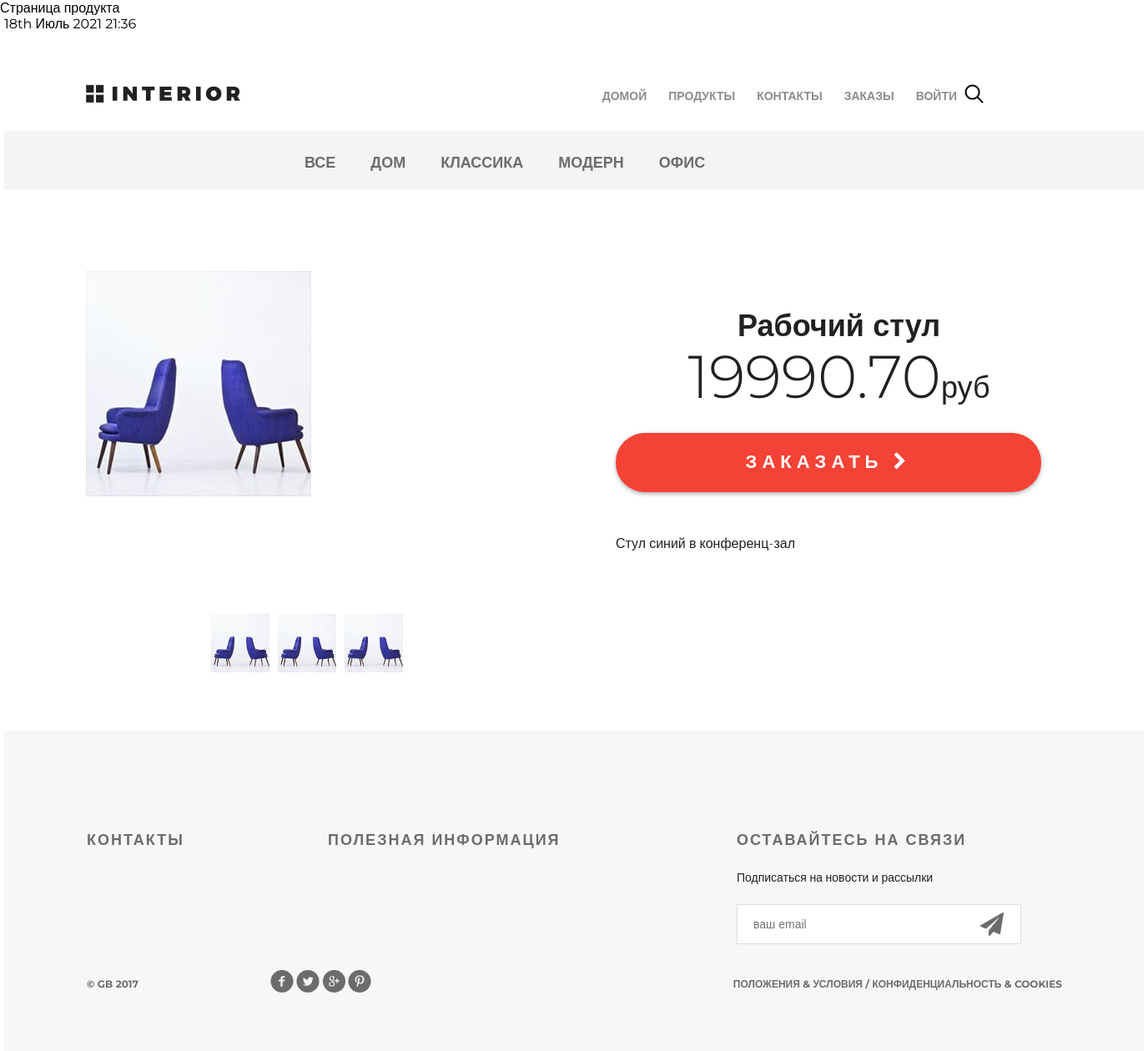
The page /products/product/19/ on the database its author committed.
### mainapp/models.py (models this page shows, shortened)
class ProductCategory(models.Model):
    name = models.CharField(
        'имя',
        max_length=64,
        unique=True,
    )
    description = models.TextField(
        'описание',
        blank=True,
    )
    created = models.DateTimeField(auto_now_add=True)
    updated = models.DateTimeField(auto_now=True)
    is_active = models.BooleanField('активность', default=True)
    class Meta:
        verbose_name = 'категория продукта'
        verbose_name_plural = 'категории продукта'
        ordering = ['name']

class Product(models.Model):
    category = models.ForeignKey(ProductCategory, on_delete=models.CASCADE,)
    name = models.CharField('имя', max_length=128,)
    image = models.ImageField(upload_to='product_img', blank=True,)
    short_desc = models.CharField(
        'краткое описание',
        max_length=256,
        blank=True,
    )
    description = models.CharField(
        'описание',
        max_length=500,
        blank=True,
    )
    price = models.DecimalField(
        'цена продукта',
        max_digits=8,
        decimal_places=2,
        default=0,
    )
    quantity = models.PositiveIntegerField('количество товара на складе', default=0,)
    is_active = models.BooleanField('активность', default=True)
    class Meta:
        verbose_name = 'продукт'
        verbose_name_plural = 'продукты'
        ordering = ['price']

### mainapp/views.py (the view)
# urls.py: path('product/<pk>/', product_page, name='product_page'),
def product_page(request, pk):
    product = get_object_or_404(Product, pk=pk)
    context = {
        'page_title': 'страница продукта',
        'product': product,
    }
    return render(request, 'product_page.html', context)

### mainapp/context_processors.py (called while the page is built)
def categories(request):
    return {
        'categories': ProductCategory.objects.filter(is_active=True)
    }

### mainapp/templates/product_page.html (shortened to what this page needs)
{% extends 'base.html' %}
{% load static %}
{% block content %}
	<div class="hero-white">
		{% include 'includes/inc_menu.html' %}
			<a href="#" class="basket"></a>
	</div>
	<div class="details">
		{% include 'includes/inc_catalog.html' %}
		<div class="details-products">
			<div class="details-slider">
				<div class="slider-product">
					<img src="/media/{{ product.image }}">
				</div>
				<div class="slider-control">
					<div class="block">
						<a href="#"><img src="/media/{{ product.image }}" alt="">
						</a>
					</div>
					<div class="block">
						<a href="#"><img src="/media/{{ product.image }}" alt="">
						</a>
					</div>
					<div class="block">
						<a href="#"><img src="/media/{{ product.image }}" alt="">
						</a>
					</div>
				</div>
			</div>
			<div class="description">
				<h3 class="big-bold">{{ product.name|capfirst }}</h3>
				<br>
				<p class="price">{{ product.price }}<span>руб</span></p>
				<a href="{% url 'basket:add' product.pk %}" class="red-button">
					заказать <i class="fa fa-chevron-right" aria-hidden="true"></i>
				</a>
				<div class="description-text">
					<p>{{ product.short_desc }}</p>
				</div>
			</div>
		</div>
	</div>
{% endblock %}

### geekshop/templates/includes/inc_catalog.html
<div class="links clearfix">
    <ul class="links-menu">
        <li><a href="{% url 'category' 0 %}" class="{% if request.resolver_match.url_name == 'category' and request.resolver_match.kwargs.pk == 0 %}active{% endif %}">все</a></li>
        {% for category in categories %}
            <li>
              <a href="{% url 'category' category.pk %}" class="{% if request.resolver_match.url_name == 'category' and request.resolver_match.kwargs.pk == category.pk %}active{% endif %}">
                {{ category.name }}
              </a>
            </li>
        {% endfor %}
    </ul>
</div>

### geekshop/static/style.css (style rules this page uses)
* { margin: 0; padding: 0; }
body { font-family: 'Montserrat', sans-serif; }
html, body { height: 100%; }
.slider-control .block a img { width: 70px; }
.basket { display: block; width: 23px; height: 23px; background-image: url(/static/img/basket.png); position: absolute; top: 63px; left: 1185px; text-decoration: none; color: #555; }
.clearfix:after { content: ""; display: block; clear: both; }
.big-bold { color: #212121; font-size: 36px; font-weight: 700; text-align: left; margin-bottom: 24px; line-height: 36px; }
.hero-white { background-color: #fff; height: 119px; padding-left: 98px; padding-right: 211px; position: relative; }
.links { height: 70px; background-color: #f4f4f4; position: relative; padding-left: 360px; }
.links-menu { margin: 27px auto 0px; position: absolute; }
.links-menu li { float: left; list-style-type: none; padding-right: 42px; }
.links-menu li a { text-decoration: none; color: #6c6c6c; font-size: 18px; font-weight: 700; text-transform: uppercase; }
.details-products { padding-left: 98px; padding-right: 98px; margin-top: 98px; height: 551px; }
.details-slider { width: 570px; float: left; margin-right: 30px; }
.slider-product { width: 570px; height: 400px; }
.slider-control { width: 420px; height: 70px; margin: 11px auto 0px; padding-left: 150px }
.slider-control .block { height: 70px; width: 70px; position: relative; float: left; margin-right: 10px; }
.description { width: 535px; float: right; padding-left: 35px }
.description .big-bold { color: #212121; font-size: 36px; font-weight: 700; text-align: center; margin-top: 47px; margin-bottom: 0px; }
.description .price { color: #212121; font-size: 72px; font-weight: 300; line-height: 48px; text-align: center; }
.description .price span { color: #212121; font-size: 36px; font-weight: 300; line-height: 48px; text-align: center; }
.red-button { display: block; height: 71px; width: 510px; border-radius: 35px; background-color: #f44336; text-align: center; text-transform: uppercase; text-decoration: none; color: #ffffff; font-size: 22px; font-weight: 700; line-height: 24px; box-shadow: 0px 2px 4.85px 0.15px rgba(33, 33, 33, 0.35); line-height: 70px; letter-spacing: 6px; margin-top: 31px; }
.description-text { margin-top: 50px; color: #212121; font-size: 16px; font-weight: 300; line-height: 24px; text-align: left; }
.description-text p { margin-bottom: 0.5em; }

### rows shown on the page
ProductCategory: name "ДОМ"
ProductCategory: name "КЛАССИКА"
ProductCategory: name "МОДЕРН"
ProductCategory: name "ОФИС"
Product: image (picture), name "Рабочий стул", price "19990.70", short_desc "Стул синий в конференц-зал"
